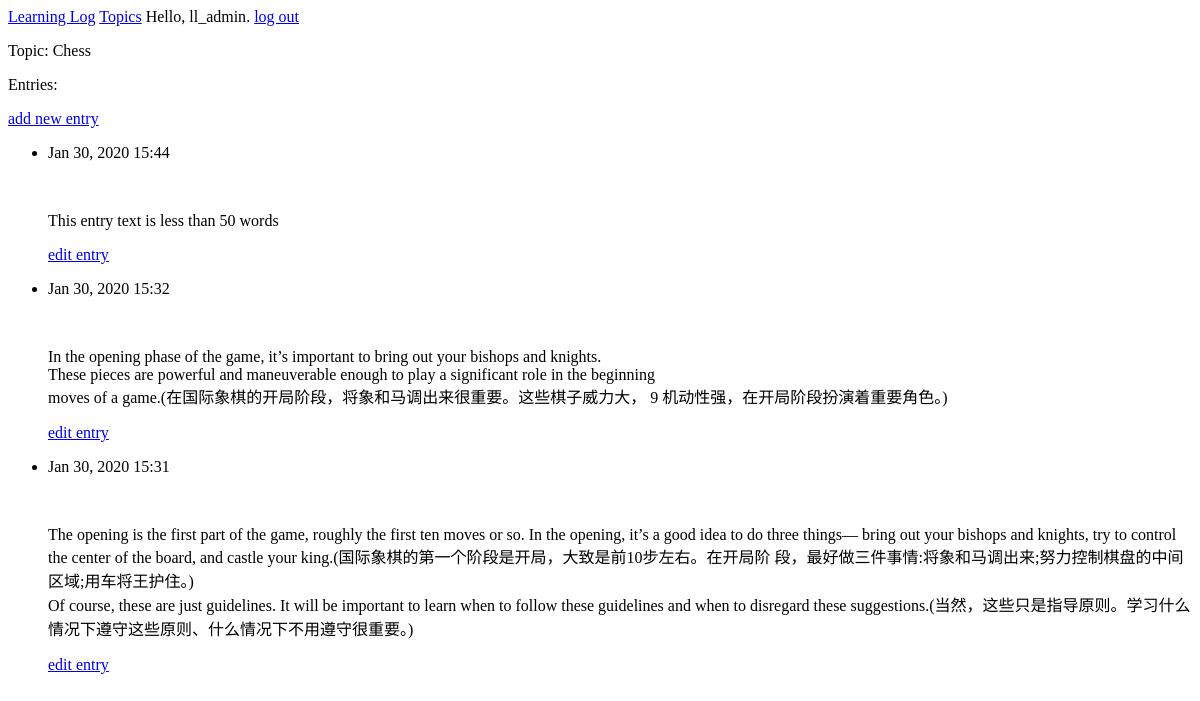
Before: /topics/1/ (signed in) with the older database file.
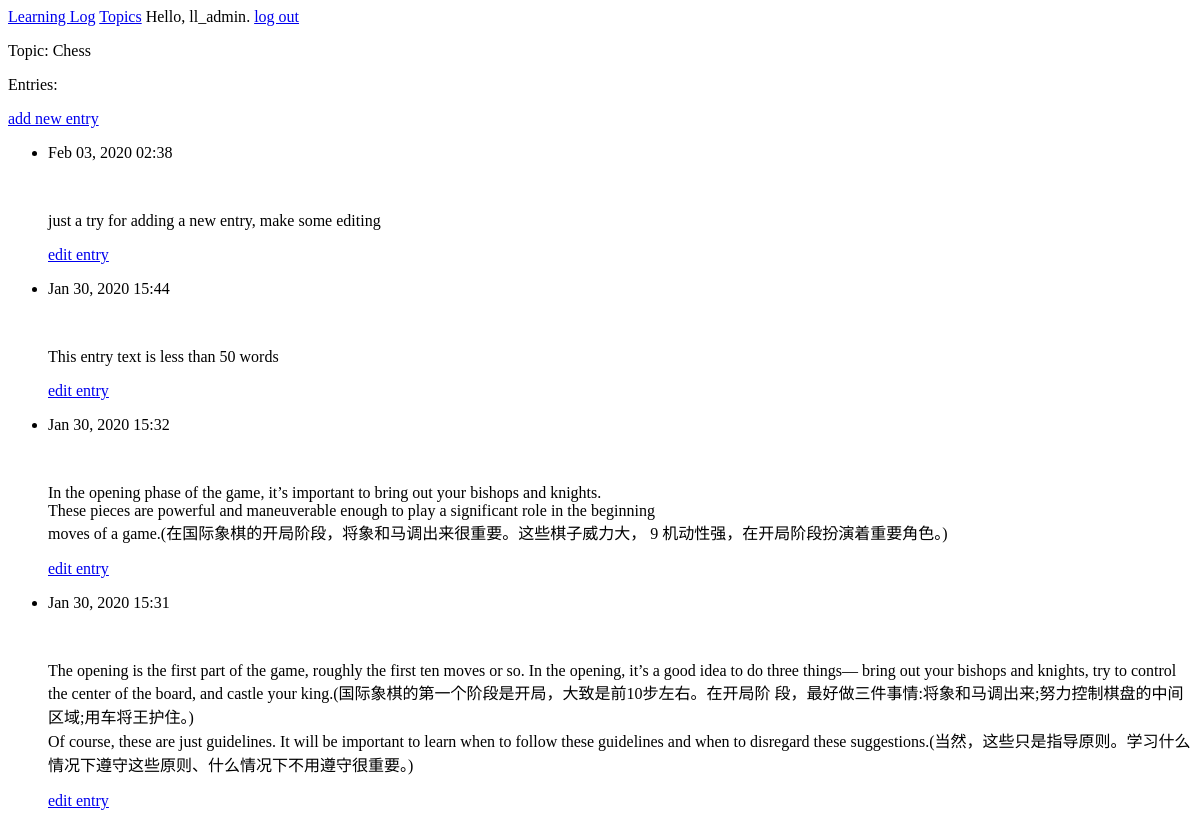
After: the same page with the newer database file.
### learning_logs/models.py (models this page shows, shortened)
class Topic(models.Model):    #创建了一个名为Topic的类，它继承了models模块中的Model类
    text = models.CharField(max_length=200) #Topic主题类/模型的属性有：text, date_added
    date_added = models.DateTimeField(auto_now_add=True)
    owner = models.ForeignKey(User, on_delete=models.CASCADE) # 添加字段owner：它建立到模型User的外键关系
    def __str__(self):
        return self.text

class Entry(models.Model):  #Entry条目类/模型的属性有：topic, text, date_added
    topic = models.ForeignKey(Topic, on_delete=models.CASCADE) # 一个topic关联多个entries，一个特定主题包含多个条目
    text = models.TextField()
    date_added = models.DateTimeField(auto_now_add=True)
    class Meta:
        verbose_name_plural = 'entries'

### learning_logs/views.py (the view)
# urls.py: path('topics/<int:topic_id>/', views.topic, name='topic'),
@login_required
def topic(request, topic_id): # 函数topic()捕获用户输入的URL中topic_id的值，并将其存储到形参topic_id中
    topic = Topic.objects.get(id=topic_id) # 我们使用get()来获取指定id的主题
    if topic.owner != request.user:# 确认请求的主题关联于当前用户, 引发Http404异常
        raise Http404
    entries = topic.entry_set.order_by('-date_added')
    context = {'topic': topic, 'entries': entries} # 将主题和条目都存储在字典context中
    return render(request, 'learning_logs/topic.html', context) # 再将这个字典context传给render(), 从而传给模板topic.html

### learning_logs/templates/learning_logs/topic.html
{% extends 'learning_logs/base.html' %}
{% block content %}
  <p>Topic: {{ topic }}</p>
  <p>Entries:</p>
  <p>
    <a href="{% url 'learning_logs:new_entry' topic.id %}">add new entry</a>
  </p>
  <ul>
    {% for entry in entries %}
      <li>
        <p>{{ entry.date_added|date:'M d, Y H:i' }}</p>
        <p>{{ entry.text|linebreaks }}</p>
        <p>
          <a href="{% url 'learning_logs:edit_entry' entry.id %}">edit entry</a>
        </p>
      </li>
    {% empty %}
      <li>
        There are no entries for this topic yet.
      </li>
    {% endfor %}
  </ul>
{% endblock content %}

### learning_logs/templates/learning_logs/base.html
<p>
  <a href="{% url 'learning_logs:index' %}">Learning Log</a>
  <a href="{% url 'learning_logs:topics' %}">Topics</a>
  {% if user.is_authenticated %}
    Hello, {{ user.username }}.
    <a href="{% url 'users:logout' %}">log out</a>
  {% else %}
    <a href="{% url 'users:register' %}">register</a>
    <a href="{% url 'users:login' %}">log in</a>
  {% endif %}
</p>
{% block content %}{% endblock content %}

Changed rows visible on the page:
added Entry: date_added "Feb 03, 2020 02:38", text "just a try for adding a new entry, make some editing"
